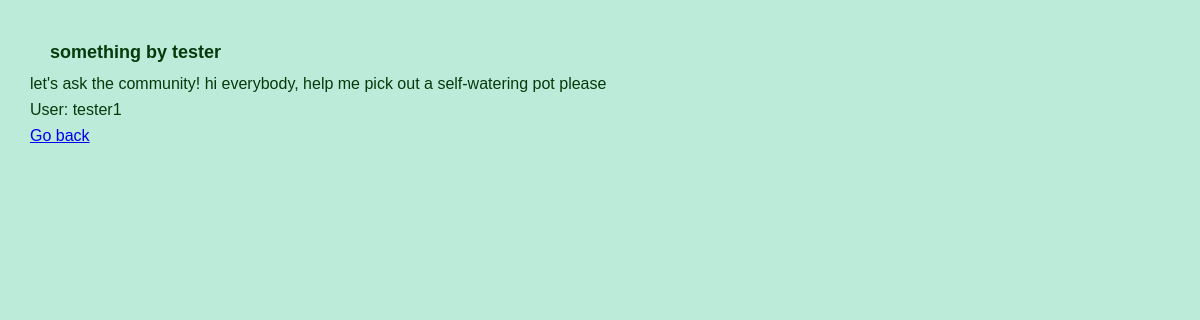
The page /post/5 on the database its author committed.
### tables this page shows
CREATE TABLE "posts" (`id` INTEGER PRIMARY KEY, `title` TEXT, `description` TEXT, `user_id` INTEGER REFERENCES `users`(`id`));

CREATE TABLE "users" (`id` INTEGER PRIMARY KEY, `username` TEXT UNIQUE, `password_hash` TEXT);

### app.py (the view)
@app.route("/post/<int:post_id>")
def show_post(post_id):
    post = posts.get_post(post_id)
    if not post:
        abort(404)
    return render_template("show_post.html", post=post)

### db.py (called while the page is built)
def get_connection():
    con = sqlite3.connect("database.db")
    con.execute("PRAGMA foreign_keys = ON")
    con.row_factory = sqlite3.Row
    return con

def query(sql, params=[]):
    con = get_connection()
    result = con.execute(sql, params).fetchall()
    con.close()
    return result

### posts.py (called while the page is built)
def get_post(post_id):
    sql ="""SELECT  posts.id,
                    posts.title,
                    posts.description,
                    users.username,
                    users.id as user_id
            FROM    posts, users
            WHERE   posts.user_id = users.id AND
                    posts.id = ?"""
    result = db.query(sql, [post_id])
    return result[0] if result else None

### templates/show_post.html (shortened to what this page needs)
<!DOCTYPE html>
<html>
<head>
  <link rel="stylesheet" href="mystyle.css">
</head>
<body>
    <h1>{{ post.title }}</h1>
    <p>
        {{ post.description }}
    </p>
    <p>
        User: {{ post.username }}
    </p>
    <p>
        <a href="/">Go back</a>
    </p>
</body>
</html>

### templates/mystyle.css (style rules this page uses)
body { background-color: rgb(189, 235, 218); font-family: sans-serif; font-size: medium; padding: 2.5vw; margin: 0; }
h1 { color: rgb(6, 58, 10); margin-left: 20px; font-size: large; }
p { color: rgb(6, 58, 10); margin: 0.5em 0; }

### rows shown on the page
posts: title "something by tester", description "let's ask the community! hi everybody, help me pick out a self-watering pot please"
users: username "tester1"
